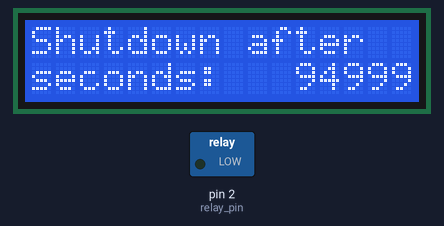
Simulated run of this sketch. Board: Arduino Uno, built with avr-gcc and run on an emulated ATmega328P. Shown: 16×2 character LCD, switched loads named in the sketch (green lamp = pin HIGH).

Above: at 0.2 s.
At 8.1 s:
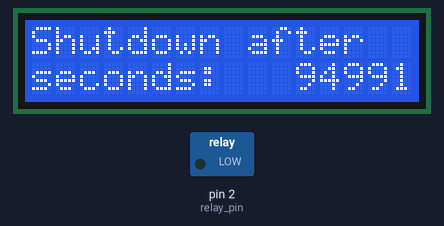
At 13.1 s:
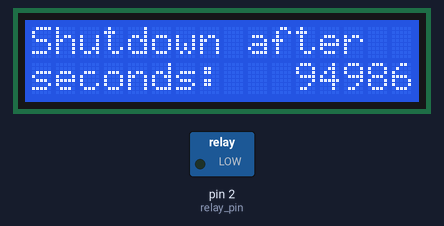
At 19.1 s:
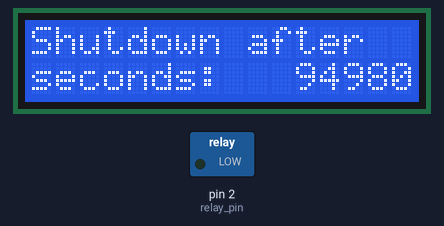
At 27.1 s:
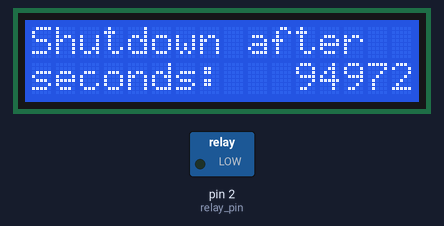
At 37.1 s:
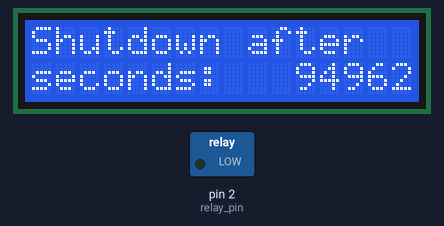

Measured:
- what the display in image 1 shows lasts 1.0 s, from 8.0 s to 9.0 s

The sketch:

Arduino_LCD_timer.ino
```cpp
/*
 В сутках 86400000 мс
*/

#include <Wire.h>
#include <LiquidCrystal_I2C.h>
#define relay_pin 2    // пин реле
#define day 95000000  // Время работы таймера в мс

LiquidCrystal_I2C lcd(0x3F,16,2);

void setup() {
  pinMode(relay_pin, OUTPUT);		// пин реле как выход
  lcd.init();
  lcd.backlight();
  lcd.setCursor(0, 0);
  lcd.print("Timer v2");
}

void loop() {

  lcd.init();
  if (millis() <= day){
  do {
      lcd.setCursor(0, 0);
      lcd.print("Shutdown after");
      lcd.setCursor(0, 1);
      lcd.print("seconds:");
      lcd.setCursor(11, 1);
      lcd.print(day - millis());

     } while (millis() >= day);

                }
  else {
    digitalWrite(relay_pin, HIGH);   // выключаем реле
    lcd.init();
    lcd.setCursor(0, 0);
    lcd.print("Please turn off");
    lcd.setCursor(0, 1);
    lcd.print("before next use.");
    delay(1000000);
    }
 }
```
